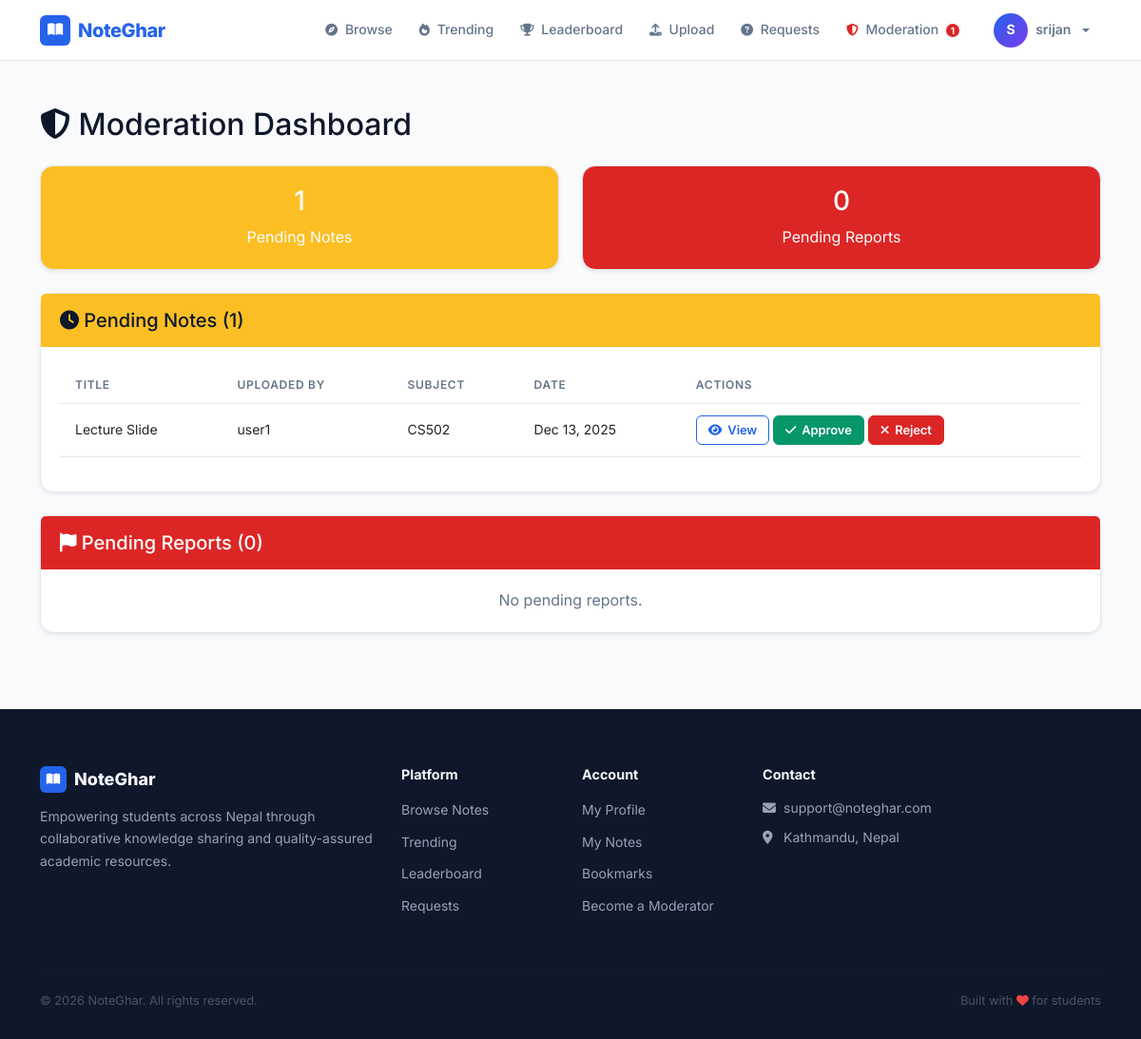
The page /notes/moderation/ (signed in) on the database as committed earlier.
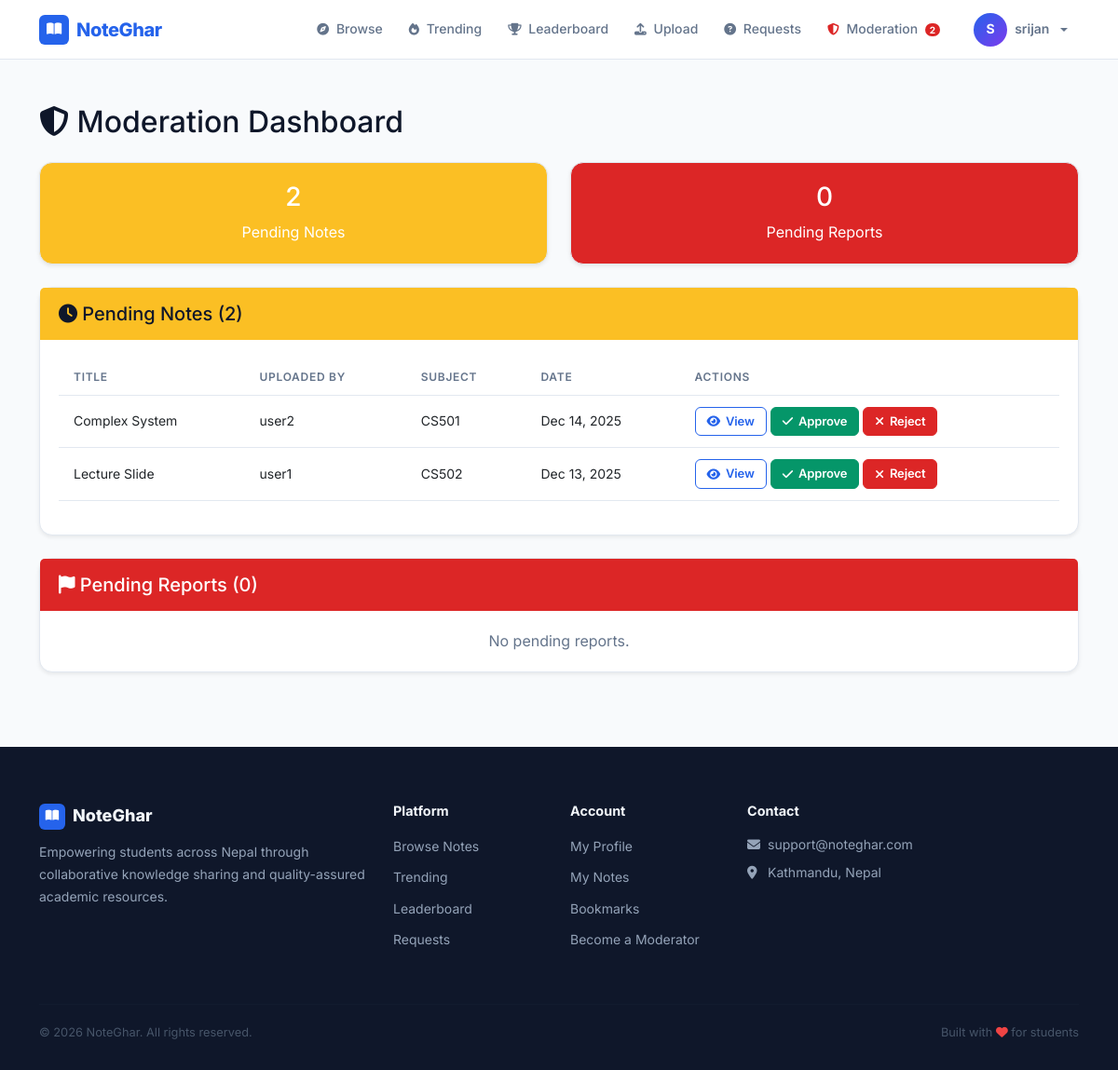
The same page on the database as committed later.
### notes/models.py (models this page shows, shortened)
class Note(models.Model):
    STATUS_CHOICES = (
        ('pending', 'Pending Review'),
        ('approved', 'Approved'),
        ('rejected', 'Rejected'),
    )
    title = models.CharField(max_length=300)
    description = models.TextField()
    subject = models.ForeignKey(Subject, on_delete=models.CASCADE, related_name='notes')
    course = models.ForeignKey(Course, on_delete=models.CASCADE, related_name='notes')
    semester = models.ForeignKey(Semester, on_delete=models.CASCADE, related_name='notes')
    assigned_moderator = models.ForeignKey(
        settings.AUTH_USER_MODEL,
        on_delete=models.SET_NULL,
        null=True,
        blank=True,
        related_name='assigned_notes',
        help_text='Moderator assigned to review this note'
    )
    file = models.FileField(
        upload_to='notes/%Y/%m/',
        validators=[FileExtensionValidator(allowed_extensions=['pdf', 'docx', 'doc', 'ppt', 'pptx'])]
    )
    file_size = models.IntegerField(default=0, help_text="File size in bytes")
    uploaded_by = models.ForeignKey(settings.AUTH_USER_MODEL, on_delete=models.CASCADE, related_name='notes')
    status = models.CharField(max_length=20, choices=STATUS_CHOICES, default='pending')
    tags = models.ManyToManyField(Tag, blank=True, related_name='notes')
    download_count = models.IntegerField(default=0)
    view_count = models.IntegerField(default=0)
    created_at = models.DateTimeField(auto_now_add=True)
    updated_at = models.DateTimeField(auto_now=True)
    approved_at = models.DateTimeField(null=True, blank=True)
    approved_by = models.ForeignKey(
        settings.AUTH_USER_MODEL,
        on_delete=models.SET_NULL,
        null=True,
        blank=True,
        related_name='approved_notes'
    )
    class Meta:
        ordering = ['-created_at']

class Subject(models.Model):
    name = models.CharField(max_length=200)
    code = models.CharField(max_length=20)
    course = models.ForeignKey(Course, on_delete=models.CASCADE, related_name='subjects')
    semester = models.ForeignKey(Semester, on_delete=models.CASCADE, related_name='subjects')
    description = models.TextField(blank=True)
    slug = models.SlugField(blank=True)
    created_at = models.DateTimeField(auto_now_add=True)
    class Meta:
        ordering = ['course', 'semester', 'name']
        unique_together = ['code', 'course', 'semester']

### accounts/models.py (models this page shows, shortened)
class User(AbstractUser):
    ROLE_CHOICES = (
        ('student', 'Student'),
        ('moderator', 'Moderator'),
        ('admin', 'Admin'),
    )
    role = models.CharField(max_length=20, choices=ROLE_CHOICES, default='student')
    phone = models.CharField(max_length=15, blank=True, null=True)
    institution = models.ForeignKey(
        'notes.Institution',
        on_delete=models.SET_NULL,
        null=True,
        blank=True,
        related_name='users',
        help_text='User\'s affiliated institution'
    )
    profile_picture = models.ImageField(upload_to='profiles/', blank=True, null=True)
    bio = models.TextField(blank=True, null=True)
    is_verified = models.BooleanField(default=False)
    specialization_courses = models.ManyToManyField(
        'notes.Course',
        blank=True,
        related_name='specialized_moderators',
        help_text='Courses this moderator specializes in'
    )
    specialization_subjects = models.ManyToManyField(
        'notes.Subject',
        blank=True,
        related_name='specialized_moderators',
        help_text='Specific subjects within courses'
    )
    qualification_document = models.FileField(
        upload_to='qualifications/%Y/%m/',
        blank=True,
        null=True,
        help_text='Upload degree certificate, transcript, or other proof of qualification (PDF, JPG, PNG)'
    )
    qualification_verified = models.BooleanField(
        default=False,
        help_text='Admin has verified the qualification documents'
    )
    qualification_notes = models.TextField(
        blank=True,
        help_text='Admin notes about qualification verification'
    )
    created_at = models.DateTimeField(auto_now_add=True)
    updated_at = models.DateTimeField(auto_now=True)
    def is_admin_user(self):
        return self.role == 'admin' or self.is_superuser

### notes/views.py (the view)
# urls.py: path('moderation/', views.moderation_dashboard, name='moderation_dashboard'),
@user_passes_test(is_moderator)
def moderation_dashboard(request):
    pending_notes = Note.objects.filter(status='pending').select_related('uploaded_by', 'subject')
    pending_reports = Report.objects.filter(status='pending').select_related('note', 'reported_by')
    context = {
        'pending_notes': pending_notes,
        'pending_reports': pending_reports,
        'pending_notes_count': pending_notes.count(),
        'pending_reports_count': pending_reports.count(),
    }
    return render(request, 'notes/moderation_dashboard.html', context)

### notes/context_processors.py (called while the page is built)
def moderation_stats(request):
    if request.user.is_authenticated and (
        request.user.role in ['moderator', 'admin'] or request.user.is_superuser
    ):
        pending_notes = Note.objects.filter(status='pending').count()
        pending_reports = Report.objects.filter(status='pending').count()
        return {
            'pending_notes_count': pending_notes,
            'pending_reports_count': pending_reports,
            'total_pending': pending_notes + pending_reports,
        }
    return {}

### notes/views.py (called while the page is built)
def is_moderator(user):
    return user.is_authenticated and (user.role in ['moderator', 'admin'] or user.is_superuser)

### core/templates/notes/moderation_dashboard.html (shortened to what the changed rows need)
{% extends 'base.html' %}
{% block content %}
<div class="container my-5">
    <h2 class="mb-4"><i class="fas fa-shield-alt"></i> Moderation Dashboard</h2>
    <div class="row mb-4">
        <div class="col-md-6">
            <div class="card bg-warning text-white shadow-sm">
                <div class="card-body text-center">
                    <h3>{{ pending_notes_count }}</h3>
                    <p class="mb-0">Pending Notes</p>
                </div>
            </div>
        </div>
    </div>
    <div class="card shadow-sm mb-4">
        <div class="card-header bg-warning">
            <h5 class="mb-0"><i class="fas fa-clock"></i> Pending Notes ({{ pending_notes_count }})</h5>
        </div>
        <div class="card-body">
            {% if pending_notes %}
                <div class="table-responsive">
                    <table class="table table-hover">
                        <thead>
                            <tr>
                                <th>Title</th>
                                <th>Uploaded By</th>
                                <th>Subject</th>
                                <th>Date</th>
                                <th>Actions</th>
                            </tr>
                        </thead>
                        <tbody>
                            {% for note in pending_notes %}
                            <tr>
                                <td>{{ note.title|truncatewords:5 }}</td>
                                <td>{{ note.uploaded_by.username }}</td>
                                <td>{{ note.subject.code }}</td>
                                <td>{{ note.created_at|date:"M d, Y" }}</td>
                                <td>
                                    <a href="{% url 'notes:detail' note.pk %}" class="btn btn-sm btn-outline-primary" target="_blank">
                                        <i class="fas fa-eye"></i> View
                                    </a>
                                    <a href="{% url 'notes:approve_note' note.pk %}" class="btn btn-sm btn-success">
                                        <i class="fas fa-check"></i> Approve
                                    </a>
                                    <a href="{% url 'notes:reject_note' note.pk %}" class="btn btn-sm btn-danger">
                                        <i class="fas fa-times"></i> Reject
                                    </a>
                                </td>
                            </tr>
                            {% endfor %}
                        </tbody>
                    </table>
                </div>
            {% else %}
                <p class="text-muted text-center mb-0">No pending notes.</p>
            {% endif %}
        </div>
    </div>
</div>
{% endblock %}

### core/templates/base.html (shortened to what the changed rows need)
<!DOCTYPE html>
<html lang="en">
<head>
    <link href="https://cdn.jsdelivr.net/npm/bootstrap@5.3.0/dist/css/bootstrap.min.css" rel="stylesheet">
    <link rel="stylesheet" href="https://cdnjs.cloudflare.com/ajax/libs/font-awesome/6.4.0/css/all.min.css">
</head>
<body>
    <nav class="navbar navbar-expand-lg">
        <div class="container d-flex align-items-center">
            <div class="collapse navbar-collapse" id="navbarNav">
                <ul class="navbar-nav ms-auto align-items-lg-center gap-1">
                    {% if user.is_authenticated %}
                        {% if user.role in 'moderator,admin' or user.is_superuser %}
                        <li class="nav-item">
                            <a class="nav-link" href="{% url 'moderation:dashboard' %}">
                                <i class="fas fa-shield-alt" style="color: var(--danger);"></i> Moderation
                                {% if total_pending %}
                                    <span class="navbar-pending-badge">{{ total_pending }}</span>
                                {% endif %}
                            </a>
                        </li>
                        {% endif %}
                    {% endif %}
                </ul>
            </div>
        </div>
    </nav>
    {% block content %}{% endblock %}
</body>
</html>

Rows that differ between the two databases and show on the page:
added Note: title "Complex System", uploaded_by.username "user2", subject.code "CS501", created_at "Dec 14, 2025"
Other text that changed with them:
{{ total_pending }}: "1" → "2"
{{ pending_notes_count }}: "1" → "2"
